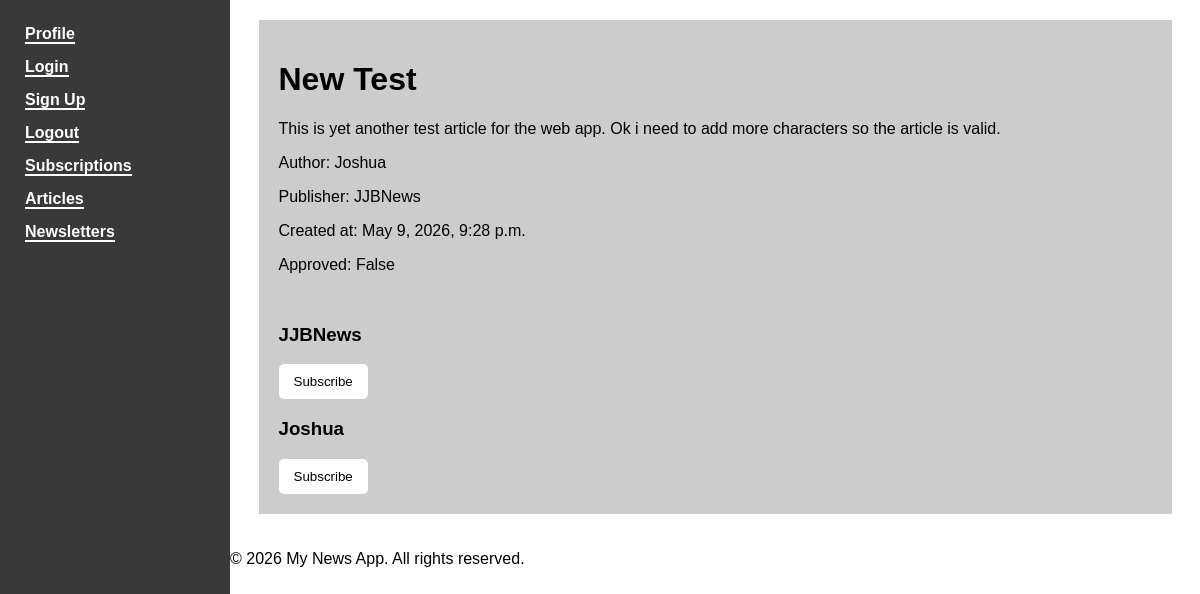
The app's page /article/5/ (signed in) with its own data.
### NewsApp/models.py (models this page shows, shortened)
class Article(models.Model):
    title = models.CharField(max_length=100)
    author = models.ForeignKey(
        'CustomUser',
        on_delete=models.CASCADE,
        related_name='articles'
    )
    publisher = models.ForeignKey(
        'Publisher',
        on_delete=models.CASCADE,
        related_name='articles',
        blank=True,
        null=True
    )
    approved = models.BooleanField(default=False)
    published_at = models.DateTimeField()
    content = models.TextField()
    id = models.AutoField(primary_key=True)
    class Meta:
        permissions = [
            ("can_view_article", "Can view article"),
            ("can_create_article", "Can create article"),
            ("can_update_article", "Can update article"),
            ("can_delete_article", "Can delete article"),
        ]

class CustomUser(AbstractBaseUser, PermissionsMixin):
    ROLE_CHOICES = [
        ('Editor', 'Editor'),
        ('Journalist', 'Journalist'),
        ('Reader', 'Reader'),
    ]
    username = models.CharField(max_length=100, unique=True)
    email = models.EmailField(unique=True)
    password = models.CharField(max_length=100)
    role = models.CharField(max_length=20, choices=ROLE_CHOICES, default='Reader')
    is_active = models.BooleanField(default=True)
    is_staff = models.BooleanField(default=False)
    date_joined = models.DateTimeField(default=timezone.now)
    id = models.AutoField(primary_key=True)
    subscriptions_to_publishers = models.ManyToManyField(
        'Publisher',
        related_name='subscribed_readers',
        blank=True
    )
    subscriptions_to_journalists = models.ManyToManyField(
        'CustomUser',
        related_name='journalist_subscribers',
        blank=True
    )
    published_newsletters = models.ManyToManyField(
        'Newsletter',
        related_name='journalist_authors',
        blank=True
    )
    objects = CustomUserManager()
    USERNAME_FIELD = 'username'
    REQUIRED_FIELDS = ['email']
    def __str__(self):
        return self.username

class Publisher(models.Model):
    name = models.CharField(max_length=100)
    editors = models.ManyToManyField(
        'CustomUser',
        related_name='editor_publishers',
        blank=True
    )
    journalists = models.ManyToManyField(
        'CustomUser',
        related_name='journalist_publishers',
        blank=True
    )
    id = models.AutoField(primary_key=True)
    def __str__(self):
        return self.name

### NewsApp/views.py (the view)
# urls.py: path('article/<int:pk>/', views.ArticleDetailView.as_view(), name='article-detail'),
class ArticleDetailView(LoginRequiredMixin, UserPassesTestMixin, DetailView):
    model = Article
    template_name = 'articles/article_detail.html'
    context_object_name = 'article'
    def test_func(self):
        article = self.get_object()
        user = self.request.user
        if user.role == 'Reader':
            return article.approved
        elif user.role == 'Journalist':
            return article.approved or user == article.author
        return can_view_content(user)

### NewsApp/templates/articles/article_detail.html (shortened to what this page needs)
{% extends 'base.html' %}
{% block content %}
    <div class ="card-body">
        <h1>{{ article.title }}</h1>
        <p>{{ article.content }}</p>
        <p>Author: {{ article.author }}</p>
        <p>Publisher: {{ article.publisher }}</p>
        <p>Created at: {{ article.published_at }}</p>
        <p>Approved: {{ article.approved }}</p>
    </div>
    <div class ="card-body">
        <h3>{{ article.publisher.name }}</h3>
        {% if article.publisher.id %}
            <form action="{% url 'subscribe-publisher' article.publisher.id %}" method="POST">                <button type="submit">Subscribe</button>
            </form>
        {% else %}
            <span>No Publisher id found.</span>
        {% endif %}
        <h3>{{ article.author.username }}</h3>
        {% if article.author.id %}
            <form action="{% url 'subscribe-journalist' article.author.id %}" method="POST">                {% csrf_token %}
                <button type="submit">Subscribe</button>
            </form>
        {% else %}
            <span>No Journalist id found.</span>
        {% endif %}
    </div>
{% endblock %}

### NewsApp/templates/base.html (shortened to what this page needs)
<!DOCTYPE html>
<html>
<head>
    {% load static %}
    <link rel="stylesheet" href="{% static 'css/styles.css' %}">
</head>
<body>
    <nav>
        <ul>
            <li><a href="{% url 'profile' %}">Profile</a></li>
            <li><a href="{% url 'login' %}">Login</a></li>
            <li><a href="{% url 'signup' %}">Sign Up</a></li>
            <li><a href="{% url 'logout' %}">Logout</a></li>
            <li><a href="{% url 'reader-subscriptions' %}">Subscriptions</a></li>
            <li><a href="{% url 'article-list' %}">Articles</a></li>
            <li><a href="{% url 'newsletter-list' %}">Newsletters</a></li>
        </ul>
    </nav>
    <div class="main-content">
        <div class="container">
            {% block content %}
            {% endblock %}
        </div>
        <footer>
            <p>&copy; 2026 My News App. All rights reserved.</p>
        </footer>
    </div>
</body>
</html>

### NewsApp/static/css/styles.css (style rules this page uses)
body { font-family: Arial, sans-serif; margin: 0; background-color: #ffffff; display: flex; }
.main-content { flex: 1; display: flex; flex-direction: column; }
nav { background-color: #393939; color: white; padding: 25px; display: flex; gap: 20px; align-items: flex-start; flex-direction: column; width: 180px; min-height: 100vh; position: sticky; top: 0; flex-shrink: 0; }
nav a { color: white; text-decoration: none; font-weight: bold; border-bottom: #ffffff 2px solid; }
nav ul { list-style: none; padding: 0; margin: 0; display: flex; flex-direction: column; gap: 15px; }
.container { padding: 20px; background-color: #cccccc; width: 90%; max-width: 1000px; margin: 20px auto; display: flex; flex-direction: column; gap: 15px; }
button { background-color: #ffffff; color: rgb(0, 0, 0); border: none; padding: 10px 15px; border-radius: 5px; cursor: pointer; }

### records on screen
Article: title "New Test", content "This is yet another test article for the web app. Ok i need to add more characters so the article is valid.", author "Joshua", publisher "JJBNews", published_at "May 9, 2026, 9:28 p.m.", approved "False", publisher.name "JJBNews", author.username "Joshua"
